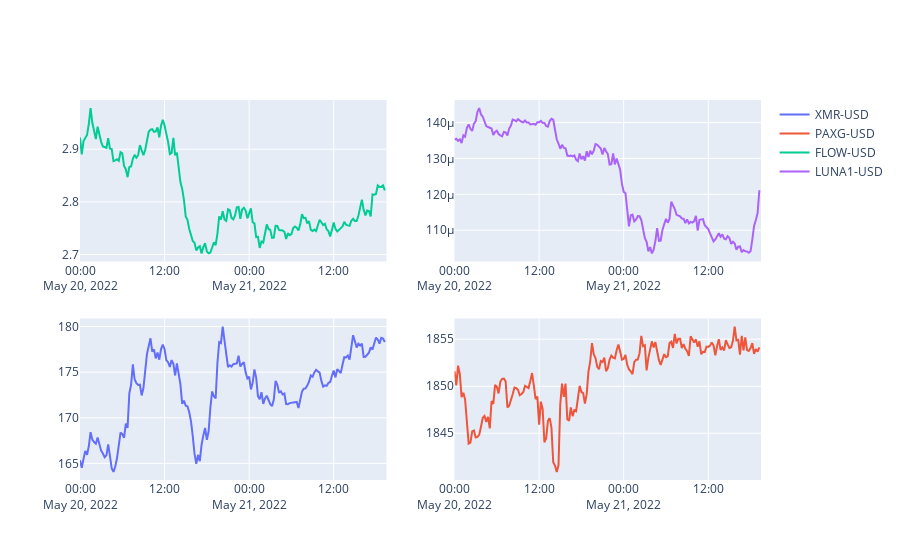

Source (notebook cell):
### Code cell
plt_coins

### Figure 1 — Plotly figure (JSON) as saved in the notebook; plotly's stock layout.template omitted (floating-point values rounded to 4 significant figures; data arrays with more than 128 entries replaced by an {"elided": "..."} marker saying what was removed)
{"data": [{"name": "XMR-USD", "type": "scatter", "x": {"elided": "176 str values"}, "xaxis": "x", "y": {"elided": "176 float values"}, "yaxis": "y"}, {"name": "PAXG-USD", "type": "scatter", "x": {"elided": "176 str values"}, "xaxis": "x2", "y": {"elided": "176 float values"}, "yaxis": "y2"}, {"name": "FLOW-USD", "type": "scatter", "x": {"elided": "176 str values"}, "xaxis": "x3", "y": {"elided": "176 float values"}, "yaxis": "y3"}, {"name": "LUNA1-USD", "type": "scatter", "x": {"elided": "176 str values"}, "xaxis": "x4", "y": {"elided": "176 float values"}, "yaxis": "y4"}], "layout": {"xaxis": {"anchor": "y", "domain": [0, 0.45]}, "xaxis2": {"anchor": "y2", "domain": [0.55, 1]}, "xaxis3": {"anchor": "y3", "domain": [0, 0.45]}, "xaxis4": {"anchor": "y4", "domain": [0.55, 1]}, "yaxis": {"anchor": "x", "domain": [0, 0.425]}, "yaxis2": {"anchor": "x2", "domain": [0, 0.425]}, "yaxis3": {"anchor": "x3", "domain": [0.575, 1]}, "yaxis4": {"anchor": "x4", "domain": [0.575, 1]}}}
